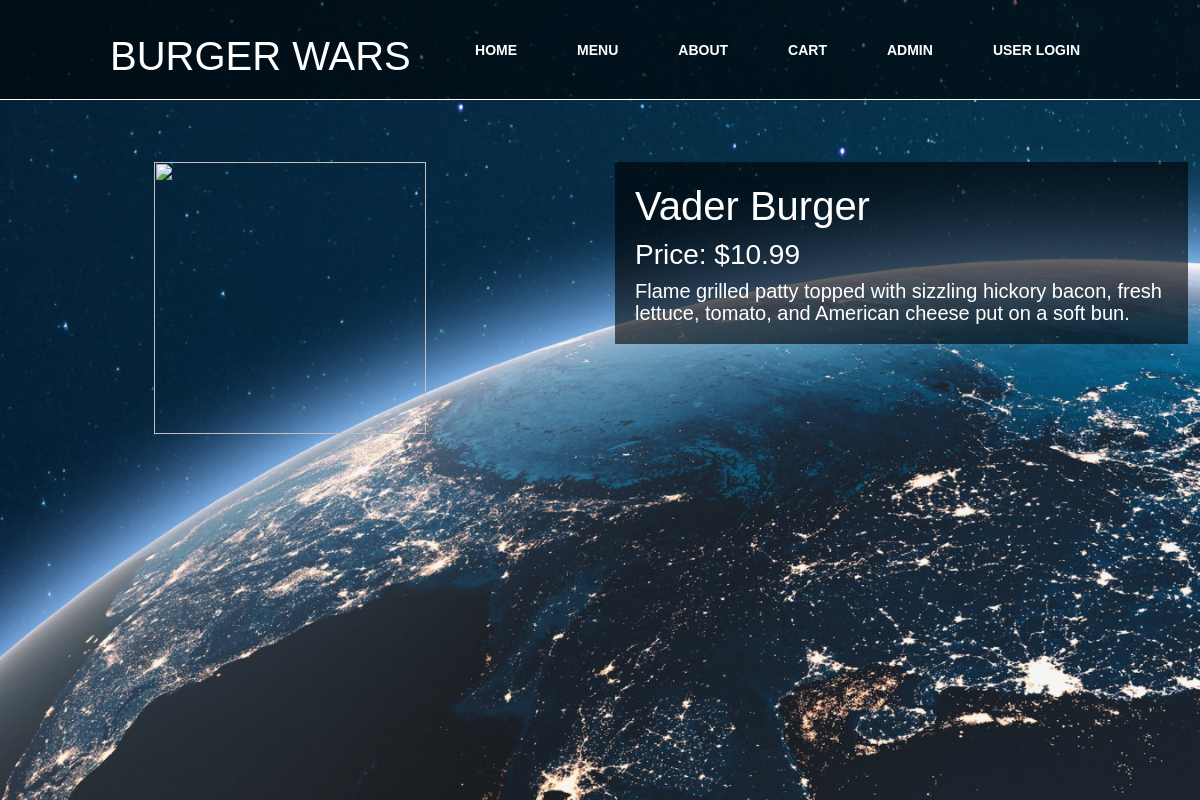
Screenshot of /itemdetails/1 with the database file from the repository.
### burgerwars/models.py (models this page shows, shortened)
class Product(models.Model):
    product_name = models.CharField(max_length=50)
    product_price = models.DecimalField(max_digits=10, decimal_places=2)
    product_description = models.TextField()
    product_image = models.ImageField(max_length=200)
    product_type = models.CharField(max_length=6)
    product_toppings = models.ManyToManyField(Topping)

### burgerwars/views.py (the view)
# urls.py: path('itemdetails/<int:pk>', views.itemdetails.as_view(), name='itemdetails'),
class itemdetails(generic.DetailView):
    model = Product

### burgerwars/templates/burgerwars/product_detail.html (shortened to what this page needs)
<!DOCTYPE html>
{% load static %}
<html lang="en">
<head>
    <link rel="stylesheet" href="https://cdn.jsdelivr.net/npm/bootstrap@4.5.3/dist/css/bootstrap.min.css">
    <link rel="stylesheet" href="../../static/css/style1.css" type="text/css">
</head>
<body>
<nav class="about">
    <div class="logoa"><h1>Burger Wars </h1></div>
    <ul>
        <li><a href="{% url 'burgerwars:home' %}">Home</a></li>
        <li><a href="{% url 'burgerwars:bwmenucat' %}">Menu</a></li>
        <li><a href="{% url 'burgerwars:about' %}">About</a></li>
        <li><a href="#">Cart</a></li>
        <li><a href="/admin">Admin</a></li>
        <li><a href="#">User Login</a></li>
    </ul>
</nav>
<section class="fixed">
    <div class="row about-content" style="padding-top: 150px;">
        <div class="col-md-6 padding-left" style="max-height: 100%;">
            <img class="placeholder-image" src="burgerwars/media/">
        </div>
        <div class="col-md-6">
            <div class="about-text">
                <h1 class="white-text">{{ product.product_name }}</h1>
                <h3 class="white-text">Price: ${{ product.product_price }}</h3>
                <p class="content-text">
                    {{ product.product_description }}
                </p>
            </div>
        </div>
    </div>
</section>
</body>
</html>

### burgerwars/static/css/style1.css (style rules this page uses)
body { margin: 0; padding: 0; font-family: Arial; line-height: 1px; }
nav { position: fixed; top:0; left:0; width:100%; height: 100px; padding: 10px 90px; box-sizing: border-box; background: rgba(0,0,0,0.6); border-bottom: 1px solid #fff; }
nav .logoa { padding: 22px 20px; height: 80px; float: left; font-size:24px; font-weight: bold; text-transform: uppercase; color:#fff; }
nav ul { list-style: none; float: right; margin: 0; padding: 0; display: flex; }
nav ul li a { line-height: 80px; color:#fff; padding: 12px 30px; text-decoration: none; font-size: 14px; font-weight: bold; text-transform: uppercase; }
section { width:100%; height: 100vh; background: url(backhomepage.png); background-size: cover; background-position: center; margin: 0 auto; padding: 1%; text-align: center; }
.white-text { color: #ffffff; }
.content-text { display: block; color: #ffffff; line-height: 22px; margin: 0; font-size: 20px; }
.about-content { text-align: left; }
.padding-left { padding-left: 10%; padding-right: 10%; }
.about-text { background-color: rgba(0, 0, 0, 0.6); padding: 20px; }
.placeholder-image { text-align: center; margin-left: 10%; margin-right: 10%; width: 272px; height: 272px; }
section.fixed { background-attachment: fixed; }

### rows the page displays
Product: product_name "Vader Burger", product_price "10.99", product_description "Flame grilled patty topped with sizzling hickory bacon, fresh lettuce, tomato, and American cheese put on a soft bun."
